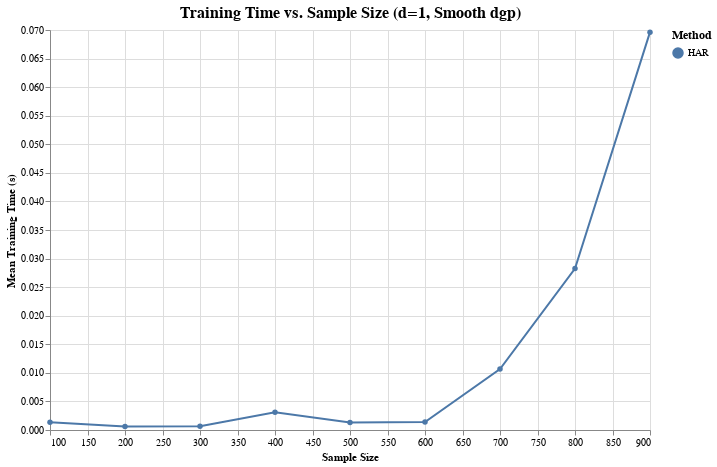

Notebook code for this chart:
### Code cell
from train_time_plotter import TrainTimePlotter

# Plot the training time
TrainTimePlotter.plot(df, d, dgp.name)

### Figure 1 — Vega-Lite specification as saved in the notebook (floating-point values rounded to 4 significant figures)
{"config": {"view": {"continuousWidth": 300, "continuousHeight": 300}, "axis": {"grid": true}, "legend": {"labelFontSize": 10, "titleFontSize": 12}, "title": {"fontSize": 16}}, "data": {"name": "data-38a7f9e7e9f76acf4f54951ec08aaf9d"}, "mark": {"type": "line", "point": true}, "encoding": {"color": {"field": "Method", "legend": {"title": "Method"}, "type": "nominal"}, "tooltip": [{"field": "Sample Size", "type": "quantitative"}, {"field": "Method", "type": "nominal"}, {"field": "mean_training_time", "type": "quantitative"}], "x": {"field": "Sample Size", "title": "Sample Size", "type": "quantitative"}, "y": {"field": "mean_training_time", "title": "Mean Training Time (s)", "type": "quantitative"}}, "height": 400, "title": "Training Time vs. Sample Size\n(d=1, Smooth dgp)", "width": 600, "$schema": "https://vega.github.io/schema/vega-lite/v5.17.0.json", "datasets": {"data-38a7f9e7e9f76acf4f54951ec08aaf9d": [{"Sample Size": 100, "Method": "HAR", "mean_training_time": 0.001362, "std_training_time": 0.0005509}, {"Sample Size": 200, "Method": "HAR", "mean_training_time": 0.0006124, "std_training_time": 8.7e-05}, {"Sample Size": 300, "Method": "HAR", "mean_training_time": 0.0006402, "std_training_time": 9.237e-05}, {"Sample Size": 400, "Method": "HAR", "mean_training_time": 0.003095, "std_training_time": 0.003959}, {"Sample Size": 500, "Method": "HAR", "mean_training_time": 0.001297, "std_training_time": 0.0006598}, {"Sample Size": 600, "Method": "HAR", "mean_training_time": 0.00138, "std_training_time": 0.0006603}, {"Sample Size": 700, "Method": "HAR", "mean_training_time": 0.01068, "std_training_time": 0.004488}, {"Sample Size": 800, "Method": "HAR", "mean_training_time": 0.02825, "std_training_time": 0.01558}, {"Sample Size": 900, "Method": "HAR", "mean_training_time": 0.06962, "std_training_time": 0.02881}]}}
